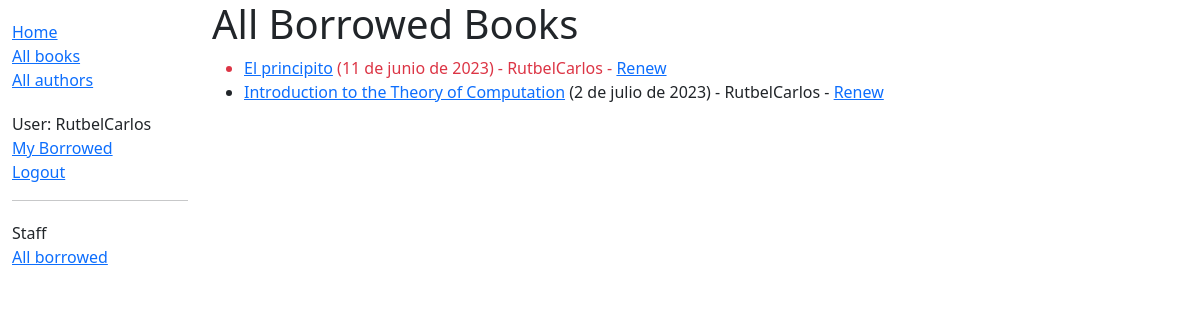
Page /catalog/borrowed/ (signed in) on the committed database.
### catalog/models.py (models this page shows, shortened)
class BookInstance(models.Model):
    id = models.UUIDField(primary_key=True, default=uuid.uuid4,
                          help_text="Unique ID for this particular book across whole library")
    book = models.ForeignKey('Book', on_delete=models.RESTRICT, null=True)
    imprint = models.CharField(max_length=200)
    due_back = models.DateField(null=True, blank=True)
    borrower = models.ForeignKey(User, on_delete=models.SET_NULL, null=True, blank=True)
    @property
    def is_overdue(self):
        return bool(self.due_back and date.today() > self.due_back)
    LOAN_STATUS = (
        ('d', 'Maintenance'),
        ('o', 'On loan'),
        ('a', 'Available'),
        ('r', 'Reserved'),
    )
    status = models.CharField(
        max_length=1,
        choices=LOAN_STATUS,
        blank=True,
        default='d',
        help_text='Book availability')
    class Meta:
        ordering = ['due_back']
        permissions = (("can_mark_returned", "Set book as returned"),)

class Book(models.Model):
    title = models.CharField(max_length=200)
    author = models.ForeignKey('Author', on_delete=models.SET_NULL, null=True)
    summary = models.TextField(max_length=1000, help_text="Enter a brief description of the book")
    isbn = models.CharField('ISBN', max_length=13,
                            unique=True,
                            help_text='13 Character <a href="https://www.isbn-international.org/content/what-isbn'
                                      '">ISBN number</a>')
    genre = models.ManyToManyField(Genre, help_text="Select a genre for this book")
    language = models.ForeignKey('Language', on_delete=models.SET_NULL, null=True)
    class Meta:
        ordering = ['title', 'author']
    def display_genre(self):
        """Creates a string for the Genre. This is required to display genre in Admin."""
        return ', '.join([genre.name for genre in self.genre.all()[:3]])
    display_genre.short_description = 'Genre'

### catalog/views.py (the view)
# urls.py: path('borrowed/', views.LoanedBooksAllListView.as_view(), name='all-borrowed'),  # Added for challenge
class LoanedBooksAllListView(PermissionRequiredMixin, generic.ListView):
    model = BookInstance
    permission_required = 'catalog.can_mark_returned'
    template_name = 'catalog/bookinstance_list_borrowed_all.html'
    paginate_by = 10
    def get_queryset(self):
        return BookInstance.objects.filter(status__exact='o').order_by('due_back')

### catalog/templates/catalog/bookinstance_list_borrowed_all.html
{% extends "base_generic.html" %}
{% block content %}
    <h1>All Borrowed Books</h1>
    {% if bookinstance_list %}
    <ul>
      {% for bookinst in bookinstance_list %}
      <li class="{% if bookinst.is_overdue %}text-danger{% endif %}">
        <a href="{% url 'book-detail' bookinst.book.pk %}">{{bookinst.book.title}}</a> ({{ bookinst.due_back }}) {% if user.is_staff %}- {{ bookinst.borrower }}{% endif %} {% if perms.catalog.can_mark_returned %}- <a href="{% url 'renew-book-librarian' bookinst.id %}">Renew</a>  {% endif %}
      </li>
      {% endfor %}
    </ul>
    {% else %}
      <p>There are no books borrowed.</p>
    {% endif %}
{% endblock %}

### catalog/templates/base_generic.html (shortened to what this page needs)
<!DOCTYPE html>
<html lang="en">
<head>
  <link href="https://cdn.jsdelivr.net/npm/bootstrap@5.1.3/dist/css/bootstrap.min.css" rel="stylesheet">
  {% load static %}
  <link rel="stylesheet" href="{% static 'css/styles.css' %}">
</head>
<body>
<div class="container-fluid">
<div class="row">
  <div class="col-sm-2">
  {% block sidebar %}
  <ul class="sidebar-nav">
    <li><a href="{% url 'index' %}">Home</a></li>
    <li><a href="{% url 'books' %}">All books</a></li>
    <li><a href="{% url 'authors' %}">All authors</a></li>
  </ul>
  <ul class="sidebar-nav">
   {% if user.is_authenticated %}
     <li>User: {{ user.get_username }}</li>
     <li><a href="{% url 'my-borrowed' %}">My Borrowed</a></li>
     <li><a href="{% url 'logout'%}?next={{request.path}}">Logout</a></li>
   {% else %}
     <li><a href="{% url 'login'%}?next={{request.path}}">Login</a></li>
   {% endif %}
  </ul>
   {% if user.is_staff %}
   <hr>
   <ul class="sidebar-nav">
   <li>Staff</li>
   {% if perms.catalog.can_mark_returned %}
   <li><a href="{% url 'all-borrowed' %}">All borrowed</a></li>
   {% endif %}
   </ul>
    {% endif %}
{% endblock %}
  </div>
  <div class="col-sm-10 ">
  {% block content %}{% endblock %}
  </div>
</div>
</div>
</body>
</html>

### catalog/static/css/styles.css (style rules this page uses)
.sidebar-nav { margin-top: 20px; padding: 0; list-style: none; }

### rows in the picture
BookInstance: book "El principito", due_back "11 de junio de 2023", borrower "RutbelCarlos"
BookInstance: book "Introduction to the Theory of Computation", due_back "2 de julio de 2023", borrower "RutbelCarlos"

### other values in the picture
{{ user.get_username }} "RutbelCarlos"
